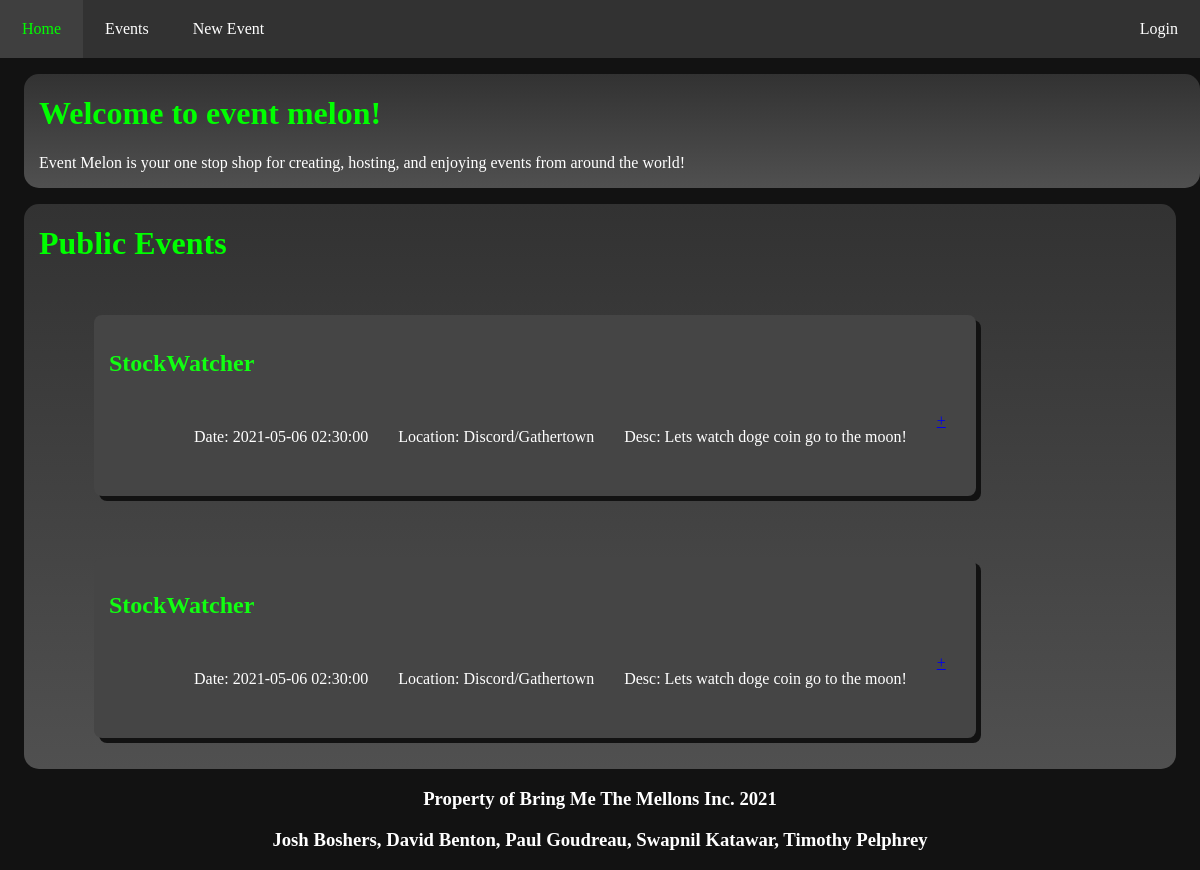
The page /index on the database as committed earlier.
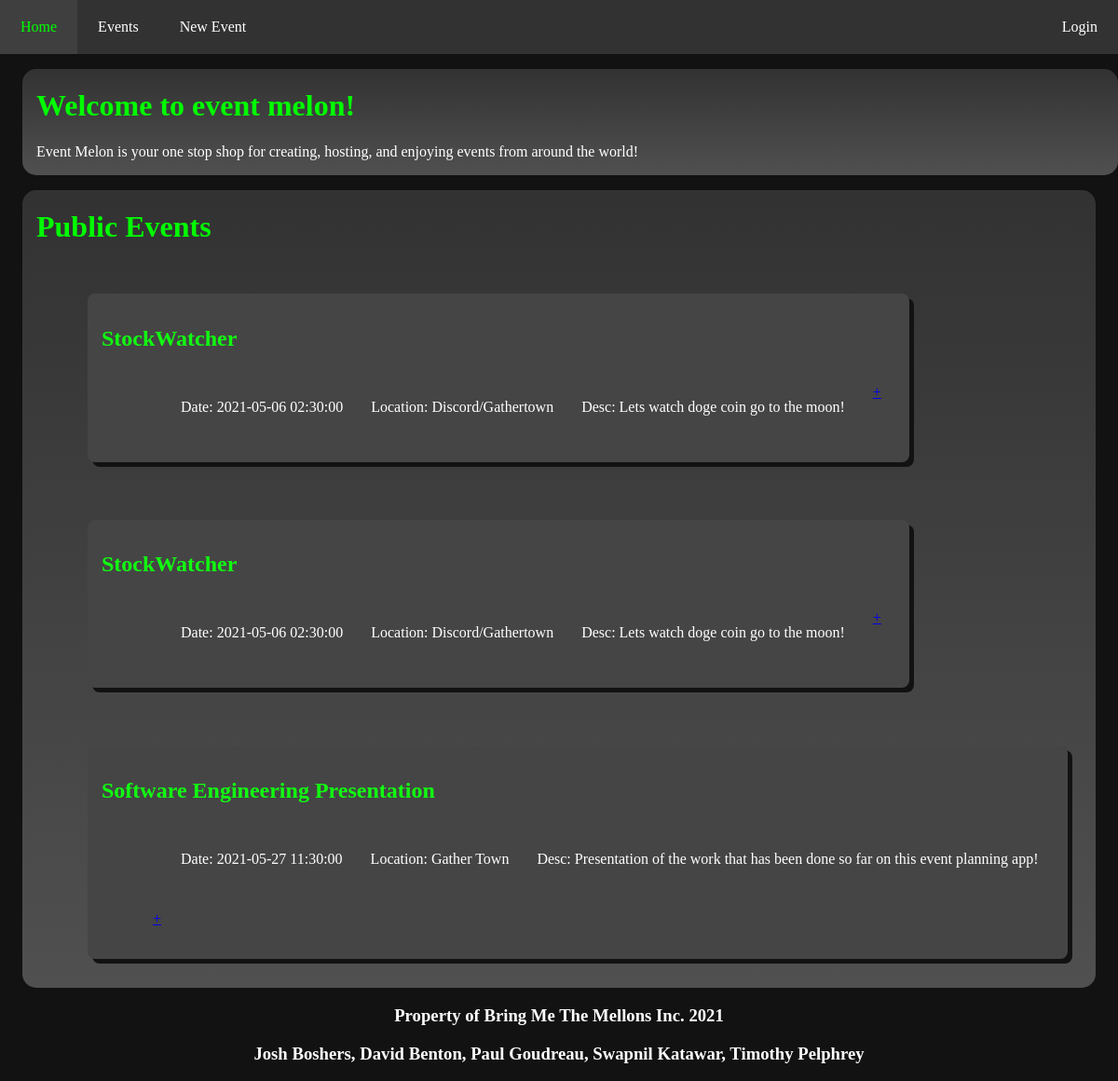
The same page on the database as committed later.
### database/models.py (models this page shows, shortened)
class Event(db.Model):
    id = db.Column('id', db.Integer, primary_key=True)
    host_id = db.Column(db.Integer, db.ForeignKey('user.id'), nullable=False)
    name = db.Column('name', db.String(100), nullable=False)
    is_private = db.Column('is_private', db.Boolean, default=False, nullable=False)
    location = db.Column('location', db.String(200), nullable=False)
    start_time = db.Column('start_time', db.DateTime, nullable=False)
    end_time = db.Column('end_time', db.DateTime)
    image = db.Column('image', db.String(50))
    description = db.Column('description', db.VARCHAR, nullable=False)
    rsvps = db.relationship('RSVP', backref='event', cascade='all, delete-orphan', lazy=True)

### app.py (the view)
@app.route('/')
@app.route('/index')
def index():
    events = db.session.query(Event).filter_by(is_private=False).all()
    return render_template('index.html', events=events)

### templates/index.html (shortened to what this page needs)
<!DOCTYPE html>
<html>
  <head>
      <link rel="stylesheet" href="{{ url_for('static', filename='css/main.css') }}">
  </head>
  <body>
        <nav>
        <ul id="navbar">
          <li><a class="nav-link" href="/index"> Home </a></li>
          <li><a class="nav-link"  href="/events"> Events </a></li>
          <li><a class="nav-link"  href="/events/new"> New Event </a></li>
            {% if session['user'] %}
            <div class="nav-right">
            <li><a class="nav-link" id="login"  href="/logout"> Logout </a></li>
            </div>
            {% else %}
            <div class="nav-right">
            <li><a class="nav-link" id="login"  href="/login"> Login </a></li>
            </div>
            {% endif %}
        </ul>
        </nav>
  <div class="row">
    <div class="spacer"></div>
    <div class="event_frame_r">
      <h1>Welcome to event melon!</h1>
      <p>Event Melon is your one stop shop for creating, hosting, and enjoying events from around the world!</p>
    </div>
  </div>
  <div class="row">
    <div class="spacer"></div>
    <div class="event_frame_r">
    <h1> Public Events </h1>
    {% for event in events %}
    <ul class="event_list">
    <li>
        <div class="public_event">
            <h2> {{event.name}}</h2>
            <ul class="event_info">
                <li calss="info">
                </li>
                <li class="info">
                    <p> Date: {{event.start_time}}</p>
                </li>
                <li class="info">
                    <p> Location: {{event.location}}</p>
                </li>
                <li class="info">
                    <p> Desc: {{event.description}}</p>
                </li>
                <li class="info"><a href="events/{{event.id}}"> +</a></li>
            </ul>
        </div>
    </li>
    </ul>
    {%endfor%}
    </div>
    <div class="spacer"></div>
  </div>
    <div class="footer">
        <h3>Property of Bring Me The Mellons Inc. 2021</h3>
        <h3>Josh Boshers, David Benton, Paul Goudreau, Swapnil Katawar, Timothy Pelphrey</h3>
    </div>
  </body>
</html>

Rows that differ between the two databases and show on the page:
added Event: name "Software Engineering Presentation", start_time "2021-05-27 11:30:00", location "Gather Town", description "Presentation of the work that has been done so far on this event planning app!"
